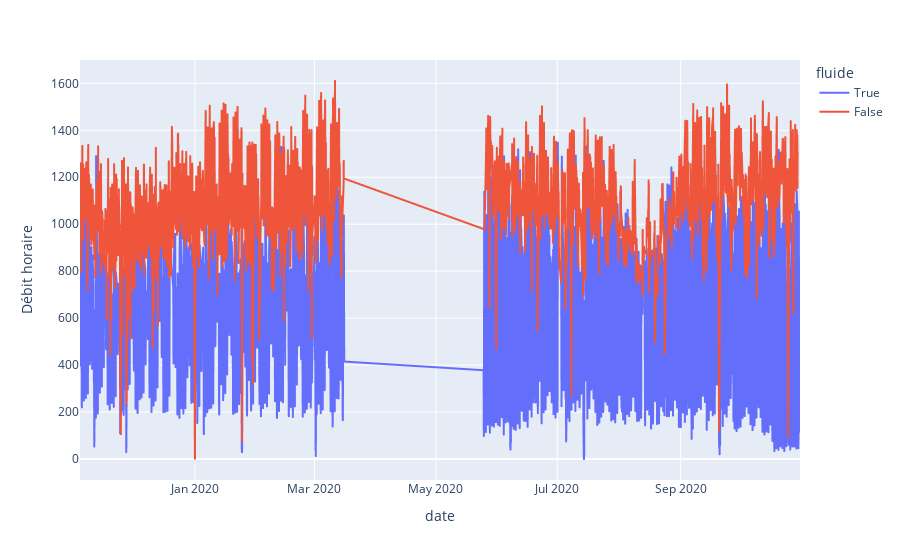

Source (notebook cell):
### Code cell
px.line(df_washington, x='date', y='Débit horaire', color='fluide')

### Figure 1 — Plotly figure (JSON) as saved in the notebook; plotly's stock layout.template omitted (floating-point values rounded to 4 significant figures; data arrays with more than 128 entries replaced by an {"elided": "..."} marker saying what was removed)
{"data": [{"hovertemplate": "fluide=True<br>date=%{x}<br>Débit horaire=%{y}<extra></extra>", "legendgroup": "True", "line": {"color": "#636efa", "dash": "solid"}, "mode": "lines", "name": "True", "showlegend": true, "type": "scattergl", "x": {"elided": "3542 str values"}, "xaxis": "x", "y": {"elided": "3542 int values"}, "yaxis": "y"}, {"hovertemplate": "fluide=False<br>date=%{x}<br>Débit horaire=%{y}<extra></extra>", "legendgroup": "False", "line": {"color": "#EF553B", "dash": "solid"}, "mode": "lines", "name": "False", "showlegend": true, "type": "scattergl", "x": {"elided": "3461 str values"}, "xaxis": "x", "y": {"elided": "3461 float values"}, "yaxis": "y"}], "layout": {"legend": {"title": {"text": "fluide"}, "tracegroupgap": 0}, "margin": {"t": 60}, "xaxis": {"anchor": "y", "domain": [0, 1], "title": {"text": "date"}}, "yaxis": {"anchor": "x", "domain": [0, 1], "title": {"text": "Débit horaire"}}}}
